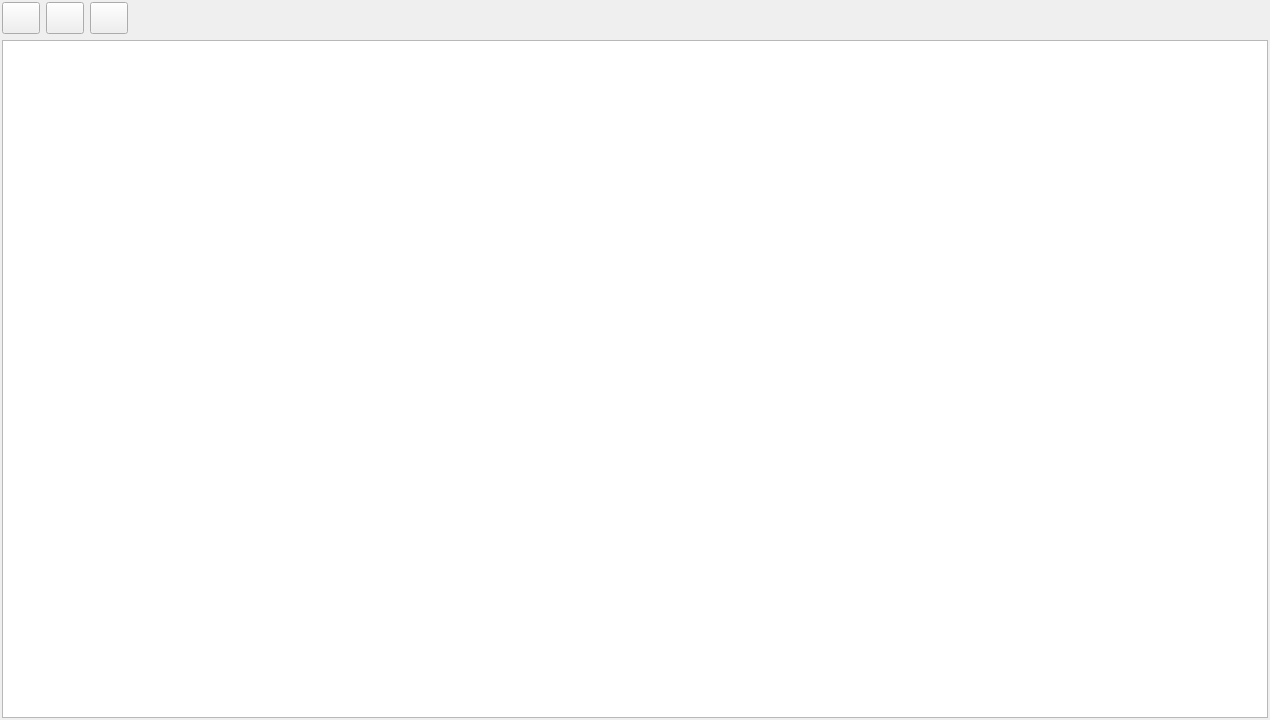
<?xml version="1.0" encoding="UTF-8"?>
<ui version="4.0">
 <class>MainWindow</class>
 <widget class="QMainWindow" name="MainWindow">
  <property name="geometry">
   <rect>
    <x>0</x>
    <y>0</y>
    <width>1270</width>
    <height>720</height>
   </rect>
  </property>
  <property name="font">
   <font>
    <pointsize>15</pointsize>
   </font>
  </property>
  <property name="windowTitle">
   <string>ПО &quot;Пробы&quot;. Список пробных площадей.</string>
  </property>
  <property name="styleSheet">
   <string notr="true"/>
  </property>
  <widget class="QWidget" name="centralwidget">
   <layout class="QVBoxLayout" name="verticalLayout">
    <property name="leftMargin">
     <number>2</number>
    </property>
    <property name="topMargin">
     <number>2</number>
    </property>
    <property name="rightMargin">
     <number>2</number>
    </property>
    <property name="bottomMargin">
     <number>2</number>
    </property>
    <item>
     <layout class="QHBoxLayout" name="horizontalLayout_4">
      <item>
       <widget class="QPushButton" name="pushButton">
        <property name="maximumSize">
         <size>
          <width>38</width>
          <height>16777215</height>
         </size>
        </property>
        <property name="toolTip">
         <string>Создание новой пробной площади</string>
        </property>
        <property name="toolTipDuration">
         <number>-1</number>
        </property>
        <property name="statusTip">
         <string/>
        </property>
        <property name="whatsThis">
         <string/>
        </property>
        <property name="text">
         <string/>
        </property>
       </widget>
      </item>
      <item>
       <widget class="QPushButton" name="pushButton_3">
        <property name="maximumSize">
         <size>
          <width>38</width>
          <height>16777215</height>
         </size>
        </property>
        <property name="toolTip">
         <string>Обновить список пробных площадей</string>
        </property>
        <property name="text">
         <string/>
        </property>
       </widget>
      </item>
      <item>
       <widget class="QPushButton" name="pushButton_2">
        <property name="maximumSize">
         <size>
          <width>38</width>
          <height>16777215</height>
         </size>
        </property>
        <property name="toolTip">
         <string>Удаление выбранных пробных площадей</string>
        </property>
        <property name="text">
         <string/>
        </property>
       </widget>
      </item>
      <item>
       <spacer name="horizontalSpacer_3">
        <property name="orientation">
         <enum>Qt::Horizontal</enum>
        </property>
        <property name="sizeHint" stdset="0">
         <size>
          <width>40</width>
          <height>20</height>
         </size>
        </property>
       </spacer>
      </item>
     </layout>
    </item>
    <item>
     <widget class="QTableWidget" name="tableWidget">
      <attribute name="verticalHeaderVisible">
       <bool>true</bool>
      </attribute>
     </widget>
    </item>
   </layout>
  </widget>
  <action name="action">
   <property name="text">
    <string>Используемые породы</string>
   </property>
   <property name="font">
    <font>
     <pointsize>15</pointsize>
    </font>
   </property>
  </action>
  <action name="action_2">
   <property name="text">
    <string>...</string>
   </property>
   <property name="font">
    <font>
     <pointsize>15</pointsize>
    </font>
   </property>
  </action>
 </widget>
 <resources/>
 <connections/>
</ui>
